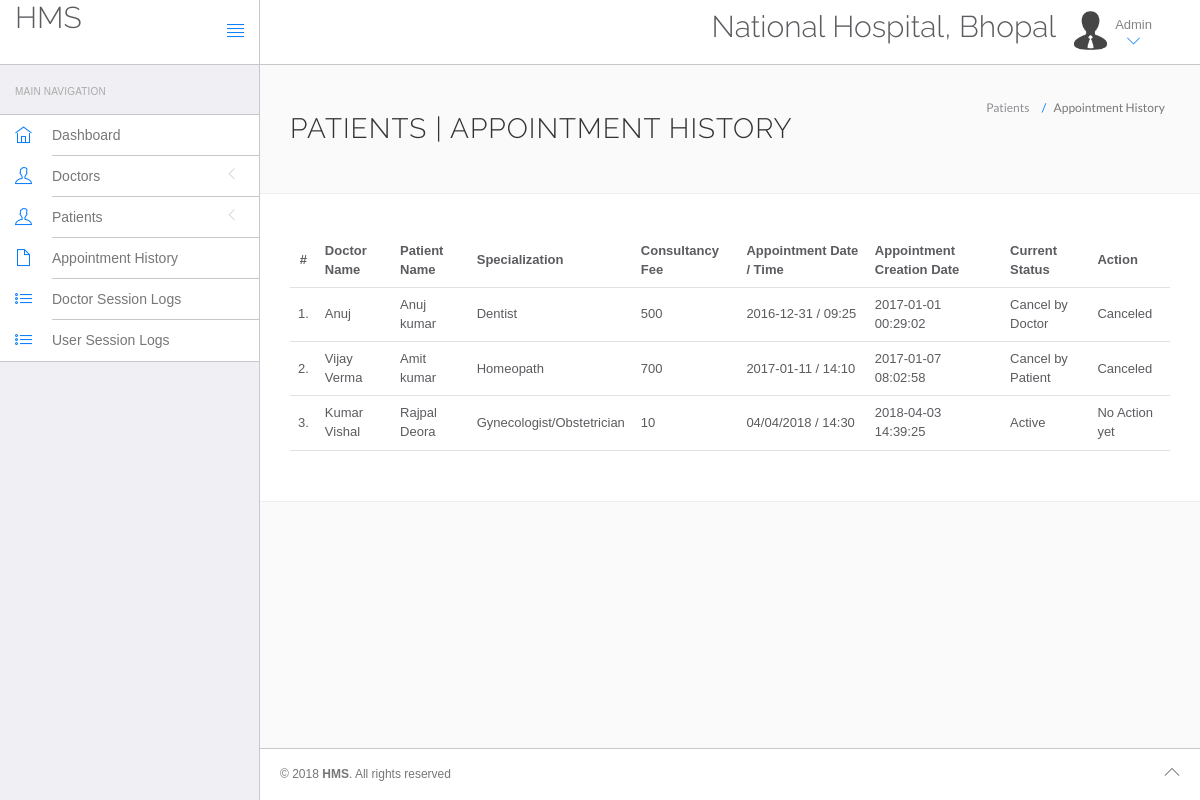
The app's page /hospital/hms/admin/appointment-history.php (signed in) with its own data.
### tables this page shows
CREATE TABLE `appointment` (
  `id` int(11) NOT NULL,
  `doctorSpecialization` varchar(255) NOT NULL,
  `doctorId` int(11) NOT NULL,
  `userId` int(11) NOT NULL,
  `consultancyFees` int(11) NOT NULL,
  `appointmentDate` varchar(255) NOT NULL,
  `appointmentTime` varchar(255) NOT NULL,
  `postingDate` timestamp NOT NULL DEFAULT CURRENT_TIMESTAMP,
  `userStatus` int(11) NOT NULL,
  `doctorStatus` int(11) NOT NULL,
  `updationDate` varchar(255) NOT NULL
);

CREATE TABLE `doctors` (
  `id` int(11) NOT NULL,
  `specilization` varchar(255) NOT NULL,
  `doctorName` varchar(255) NOT NULL,
  `address` longtext NOT NULL,
  `docFees` varchar(255) NOT NULL,
  `contactno` bigint(11) NOT NULL,
  `docEmail` varchar(255) NOT NULL,
  `password` varchar(255) NOT NULL,
  `creationDate` timestamp NOT NULL DEFAULT CURRENT_TIMESTAMP,
  `updationDate` varchar(255) NOT NULL
);

CREATE TABLE `users` (
  `id` int(11) NOT NULL,
  `fullName` varchar(255) NOT NULL,
  `address` longtext NOT NULL,
  `city` varchar(255) NOT NULL,
  `gender` varchar(255) NOT NULL,
  `email` varchar(255) NOT NULL,
  `password` varchar(255) NOT NULL,
  `regDate` timestamp NOT NULL DEFAULT CURRENT_TIMESTAMP,
  `updationDate` varchar(255) NOT NULL
);

### hospital/hms/admin/appointment-history.php (the view, shortened to what this page needs)
<?php
include('include/config.php');
?>
<!DOCTYPE html>
<html lang="en">
	<head>
		<link rel="stylesheet" href="vendor/bootstrap/css/bootstrap.min.css">
		<link rel="stylesheet" href="vendor/fontawesome/css/font-awesome.min.css">
		<link rel="stylesheet" href="vendor/themify-icons/themify-icons.min.css">
		<link href="vendor/animate.css/animate.min.css" rel="stylesheet" media="screen">
		<link href="vendor/perfect-scrollbar/perfect-scrollbar.min.css" rel="stylesheet" media="screen">
		<link href="vendor/switchery/switchery.min.css" rel="stylesheet" media="screen">
		<link href="vendor/bootstrap-touchspin/jquery.bootstrap-touchspin.min.css" rel="stylesheet" media="screen">
		<link href="vendor/select2/select2.min.css" rel="stylesheet" media="screen">
		<link href="vendor/bootstrap-datepicker/bootstrap-datepicker3.standalone.min.css" rel="stylesheet" media="screen">
		<link href="vendor/bootstrap-timepicker/bootstrap-timepicker.min.css" rel="stylesheet" media="screen">
		<link rel="stylesheet" href="assets/css/styles.css">
		<link rel="stylesheet" href="assets/css/plugins.css">
		<link rel="stylesheet" href="assets/css/themes/theme-1.css" id="skin_color" />
	</head>
	<body>
		<div id="app">
<?php include('include/sidebar.php');?>
			<div class="app-content">
					<?php include('include/header.php');?>
				<div class="main-content" >
					<div class="wrap-content container" id="container">
						<section id="page-title">
							<div class="row">
								<div class="col-sm-8">
									<h1 class="mainTitle">Patients  | Appointment History</h1>
																	</div>
								<ol class="breadcrumb">
									<li>
										<span>Patients </span>
									</li>
									<li class="active">
										<span>Appointment History</span>
									</li>
								</ol>
							</div>
						</section>
						<div class="container-fluid container-fullw bg-white">
									<div class="row">
								<div class="col-md-12">
									<table class="table table-hover" id="sample-table-1">
										<thead>
											<tr>
												<th class="center">#</th>
												<th class="hidden-xs">Doctor Name</th>
												<th>Patient Name</th>
												<th>Specialization</th>
												<th>Consultancy Fee</th>
												<th>Appointment Date / Time </th>
												<th>Appointment Creation Date  </th>
												<th>Current Status</th>
												<th>Action</th>
											</tr>
										</thead>
										<tbody>
<?php
$sql=mysqli_query($con,"select doctors.doctorName as docname,users.fullName as pname,appointment.*  from appointment join doctors on doctors.id=appointment.doctorId join users on users.id=appointment.userId ");
$cnt=1;
while($row=mysqli_fetch_array($sql))
{
?>
											<tr>
												<td class="center"><?php echo $cnt;?>.</td>
												<td class="hidden-xs"><?php echo $row['docname'];?></td>
												<td class="hidden-xs"><?php echo $row['pname'];?></td>
												<td><?php echo $row['doctorSpecialization'];?></td>
												<td><?php echo $row['consultancyFees'];?></td>
												<td><?php echo $row['appointmentDate'];?> / <?php echo
												 $row['appointmentTime'];?>
												</td>
												<td><?php echo $row['postingDate'];?></td>
												<td>
<?php if(($row['userStatus']==1) && ($row['doctorStatus']==1))
{
	echo "Active";
}
if(($row['userStatus']==0) && ($row['doctorStatus']==1))
{
	echo "Cancel by Patient";
}
if(($row['userStatus']==1) && ($row['doctorStatus']==0))
{
	echo "Cancel by Doctor";
}
												?></td>
												<td >
												<div class="visible-md visible-lg hidden-sm hidden-xs">
							<?php if(($row['userStatus']==1) && ($row['doctorStatus']==1))
{
echo "No Action yet";
	 } else {
		echo "Canceled";
		} ?>
												</div>
												</td>
											</tr>
											<?php
$cnt=$cnt+1;
											 }?>
										</tbody>
									</table>
								</div>
							</div>
								</div>
					</div>
				</div>
			</div>
	<?php include('include/footer.php');?>
		</div>
	</body>
</html>

### hospital/hms/admin/include/sidebar.php (shortened to what this page needs)
<div class="sidebar app-aside" id="sidebar">
				<div class="sidebar-container perfect-scrollbar">
<nav>
						<div class="navbar-title">
							<span>Main Navigation</span>
						</div>
						<ul class="main-navigation-menu">
							<li>
								<a href="dashboard.php">
									<div class="item-content">
										<div class="item-media">
											<i class="ti-home"></i>
										</div>
										<div class="item-inner">
											<span class="title"> Dashboard </span>
										</div>
									</div>
								</a>
							</li>
							<li>
								<a href="javascript:void(0)">
									<div class="item-content">
										<div class="item-media">
											<i class="ti-user"></i>
										</div>
										<div class="item-inner">
											<span class="title"> Doctors </span><i class="icon-arrow"></i>
										</div>
									</div>
								</a>
								</li>
				<li>
								<a href="javascript:void(0)">
									<div class="item-content">
										<div class="item-media">
											<i class="ti-user"></i>
										</div>
										<div class="item-inner">
											<span class="title"> Patients </span><i class="icon-arrow"></i>
										</div>
									</div>
								</a>
								</li>
<li>
								<a href="appointment-history.php">
									<div class="item-content">
										<div class="item-media">
											<i class="ti-file"></i>
										</div>
										<div class="item-inner">
											<span class="title"> Appointment History </span>
										</div>
									</div>
								</a>
							</li>
	<li>
								<a href="doctor-logs.php">
									<div class="item-content">
										<div class="item-media">
											<i class="ti-list"></i>
										</div>
										<div class="item-inner">
											<span class="title"> Doctor Session Logs </span>
										</div>
									</div>
								</a>
							</li>
							<li>
								<a href="user-logs.php">
									<div class="item-content">
										<div class="item-media">
											<i class="ti-list"></i>
										</div>
										<div class="item-inner">
											<span class="title"> User Session Logs </span>
										</div>
									</div>
								</a>
							</li>
						</ul>
					</nav>
					</div>
			</div>

### hospital/hms/admin/include/header.php (shortened to what this page needs)
<header class="navbar navbar-default navbar-static-top">
					<div class="navbar-header">
						<a class="navbar-brand" href="#">
							<h2 style="padding-top:2% ">HMS</h2>
						</a>
						<a href="#" class="sidebar-toggler pull-right visible-md visible-lg" data-toggle-class="app-sidebar-closed" data-toggle-target="#app">
							<i class="ti-align-justify"></i>
						</a>
					</div>
					<div class="navbar-collapse collapse">
						<ul class="nav navbar-right">
								<li  style="padding-top:2% ">
								<h2>National Hospital, Bhopal</h2>
							</li>
							<li class="dropdown current-user">
								<a href class="dropdown-toggle" data-toggle="dropdown">
									<img src="assets/images/avatar-1.jpg" alt="Peter"> <span class="username">
			Admin
									<i class="ti-angle-down"></i></i></span>
								</a>
							</li>
						</ul>
					</div>
				</header>

### hospital/hms/admin/include/footer.php
<footer>
				<div class="footer-inner">
					<div class="pull-left">
						&copy; <span class="current-year"></span><span class="text-bold text-uppercase"> HMS</span>. <span>All rights reserved</span>
					</div>
					<div class="pull-right">
						<span class="go-top"><i class="ti-angle-up"></i></span>
					</div>
				</div>
			</footer>

### hospital/hms/admin/assets/css/plugins.css (style rules this page uses)
.perfect-scrollbar { overflow-y: hidden !important; }

### hospital/hms/admin/assets/css/themes/theme-1.css (style rules this page uses)
body { background: #FAFAFA; }
header .navbar-header { background: #ffffff !important; border-right-color: #c8c7cc !important; border-bottom-color: #c8c7cc !important; }
header .navbar-header .sidebar-toggler, header .navbar-header .sidebar-mobile-toggler { color: #007aff !important; }
header .navbar-header .navbar-brand { color: #777 !important; }
header .navbar-collapse { background: #ffffff !important; border-bottom-color: #c8c7cc !important; box-shadow: none !important; }
header .navbar-collapse .navbar-right > li > a { color: #777; }
header .navbar-collapse .navbar-right > li > a i { color: #007aff !important; }
#sidebar { background: #EFEFF4 !important; }
#sidebar:before { border-right-width: "1px" !important; border-right-style: solid; border-right-color: #c8c7cc !important; }
#sidebar nav { border-right-width: "1px" !important; border-right-style: solid; border-right-color: #c8c7cc !important; }
#sidebar nav .navbar-title { color: #aaaaaa; }
#sidebar nav > ul { background: #ffffff !important; border-bottom-color: #c8c7cc !important; border-top-color: #c8c7cc !important; }
#sidebar nav > ul > li > a .item-media > i { color: #007aff !important; }
#sidebar nav > ul > li > a .item-inner { color: #777 !important; border-bottom-color: #c8c7cc; }
#app > footer { background: #ffffff !important; border-top-color: #c8c7cc !important; color: #777; }

### records on screen
appointment: doctorId.doctorName "Anuj", userId.fullName "Anuj kumar", doctorSpecialization "Dentist", consultancyFees "500", appointmentDate "2016-12-31", appointmentTime "09:25", postingDate "2017-01-01 00:29:02", userStatus "Cancel by Doctor"
appointment: doctorId.doctorName "Vijay Verma", userId.fullName "Amit kumar", doctorSpecialization "Homeopath", consultancyFees "700", appointmentDate "2017-01-11", appointmentTime "14:10", postingDate "2017-01-07 08:02:58", userStatus "Cancel by Patient"
appointment: doctorId.doctorName "Kumar Vishal", userId.fullName "Rajpal Deora", doctorSpecialization "Gynecologist/Obstetrician", consultancyFees "10", appointmentDate "04/04/2018", appointmentTime "14:30", postingDate "2018-04-03 14:39:25", userStatus "Active"
